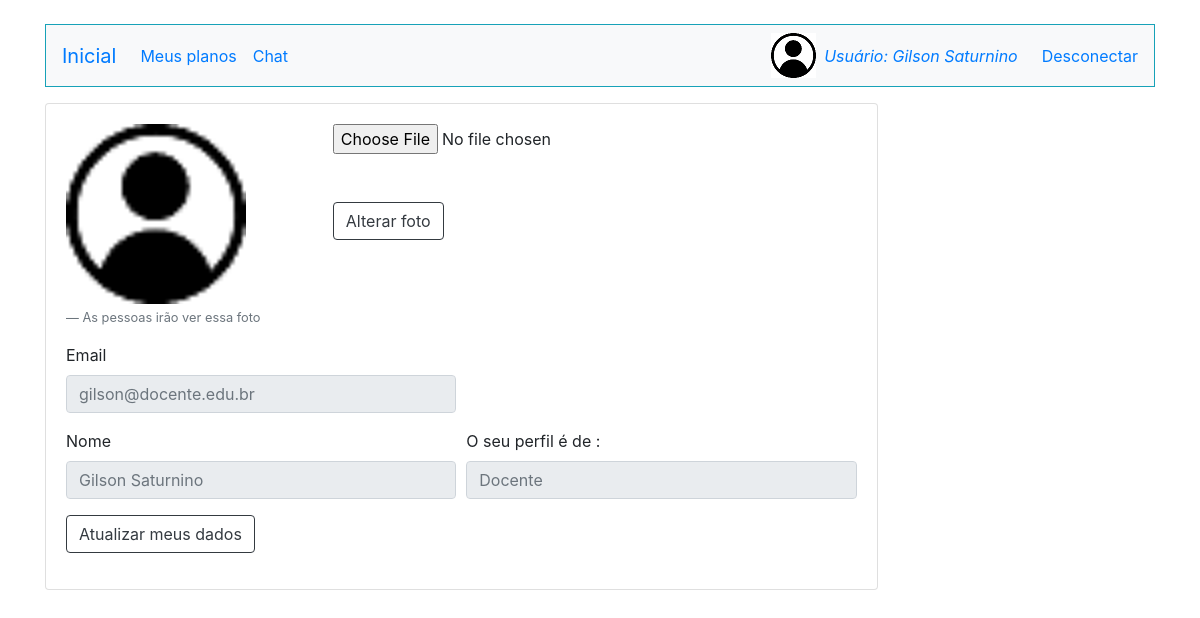
The page /MeuPerfil.php (signed in) on the database as committed earlier.
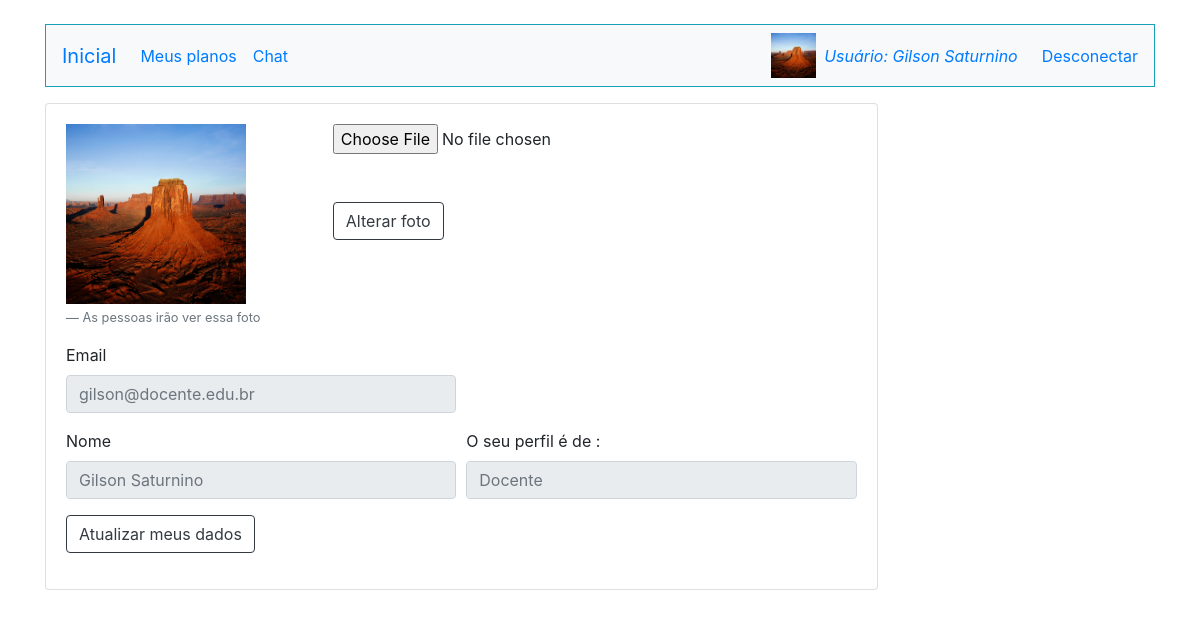
The same page on the database as committed later.
### tables this page shows
CREATE TABLE `imagens` (
  `id` int(11) NOT NULL,
  `nome` varchar(100) NOT NULL,
  `id_usuario` int(11) NOT NULL
);

### MeuPerfil.php (the view, shortened to what the changed rows need)
<html lang="en">
<head>
    <link rel="stylesheet" href="https://stackpath.bootstrapcdn.com/bootstrap/4.3.1/css/bootstrap.min.css"
>
</head>
<body>
    <div class="container">
        <?php
            require_once("Conexao.php");
            require_once("Cabecalho.php");
            $sql = "select * from usuarios where nome=?";
            $sqlprep = $conexao->prepare($sql);
            $sqlprep->bind_param("s",$_SESSION["nome"]);
            $sqlprep->execute();
            $resultadoSql = $sqlprep->get_result();
            $vetorUmregistro = mysqli_fetch_assoc($resultadoSql);
            $vetorTodosregistro = array();
            while($vetorUmregistro != null){
                array_push($vetorTodosregistro, $vetorUmregistro);
                $vetorUmregistro = mysqli_fetch_assoc($resultadoSql);
            }
            foreach($vetorTodosregistro as $registro){
                  $id_usuario = $registro['id'];
            }
        ?>
    <div class="card w-75 mt-3">
        <div class="card-body">
                <div class="form-row">
                    <div class="form-group col-md-4">
                        <?php
                        $sql = "select id,nome from imagens where id_usuario=?";
                        $sqlprep = $conexao->prepare($sql);
                        $sqlprep->bind_param("i",$id_usuario);
                        $sqlprep->execute();
                        $resultadoSql = $sqlprep->get_result();
                        $registro= mysqli_fetch_assoc($resultadoSql);
                        $vetorRegistros = array();
                        while($registro !=null){
                            array_push($vetorRegistros,$registro);
                            $registro = mysqli_fetch_assoc($resultadoSql);
                            $validacao = 0;
                        }
                        foreach($vetorRegistros as $valor):
                            $foto =$valor["nome"];
                        endforeach;
                        if(isset($validacao)){ ?>
                            <img src="<?php echo "./imagens/".$foto; ?>" style="width:180px; height:180px;">
                        <?php
                        }else{ ?>
                            <img src="imagens/usuario.png" style="width:180px; height:180px;">
                        <?php
                        } ?>
                        <footer class="blockquote-footer mt-1">As pessoas irão ver essa foto </footer>
                    </div>
                </div>
        </div>
    </div>
</div>
</body>
</html>

### Cabecalho.php (shortened to what the changed rows need)
<html lang="en">
<head>
    <link rel="stylesheet" href="https://stackpath.bootstrapcdn.com/bootstrap/4.3.1/css/bootstrap.min.css"
>
</head>
<body>
    <?php
        require_once("Conexao.php");
    ?>
    <nav class="navbar navbar-expand-lg  bg-light border border-info mt-4">
        <a class="navbar-brand" href="index.php">Inicial</a>
        <div class="collapse navbar-collapse" id="navbarNavDropdown">
            <ul class="navbar-nav">
            </ul>
        </div>
        <?php
        if(isset($_SESSION["nome"])){
        ?>
        <?php
                        $id_usuario = $_SESSION["id_logado"];
                        $sql = "select id,nome from imagens where id_usuario=?";
                        $sqlprep = $conexao->prepare($sql);
                        $sqlprep->bind_param("i",$id_usuario);
                        $sqlprep->execute();
                        $resultadoSql = $sqlprep->get_result();
                        $registro= mysqli_fetch_assoc($resultadoSql);
                        $vetorRegistros = array();
                        while($registro !=null){
                            array_push($vetorRegistros,$registro);
                            $registro = mysqli_fetch_assoc($resultadoSql);
                            $validacao = 0;
                        }
                        foreach($vetorRegistros as $valor):
                            $foto =$valor["nome"];
                        endforeach;
                        if(isset($validacao)){ ?>
                            <img src="<?php echo "./imagens/".$foto; ?>" style="width:45px; height:45px;">
                        <?php
                        }else{ ?>
                            <img src="imagens/usuario.png" style="width:45px; height:45px;">
                        <?php
                        } ?>
        <a href="MeuPerfil.php"><span class="mr-4 ml-2 mt-2">Usuário: <?= $_SESSION["nome"]; ?></span></a>
        <a href="MataSessao.php" class="text-decoration-none">Desconectar</a>
        <?php
        }
        ?>
    </nav>
</body>
</html>

Rows that differ between the two databases and show on the page:
added imagens: nome (picture)
